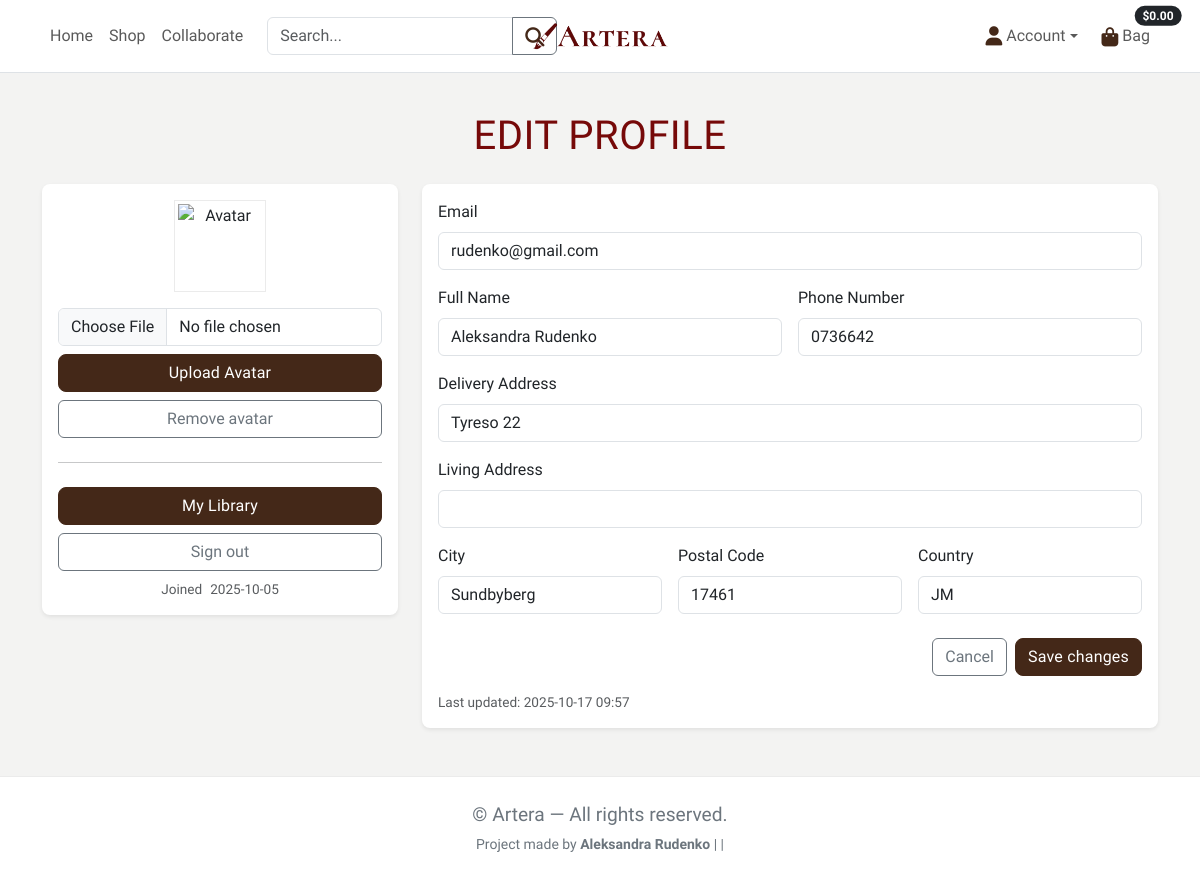
/profiles/ (signed in), run on an earlier commit of the app's database.
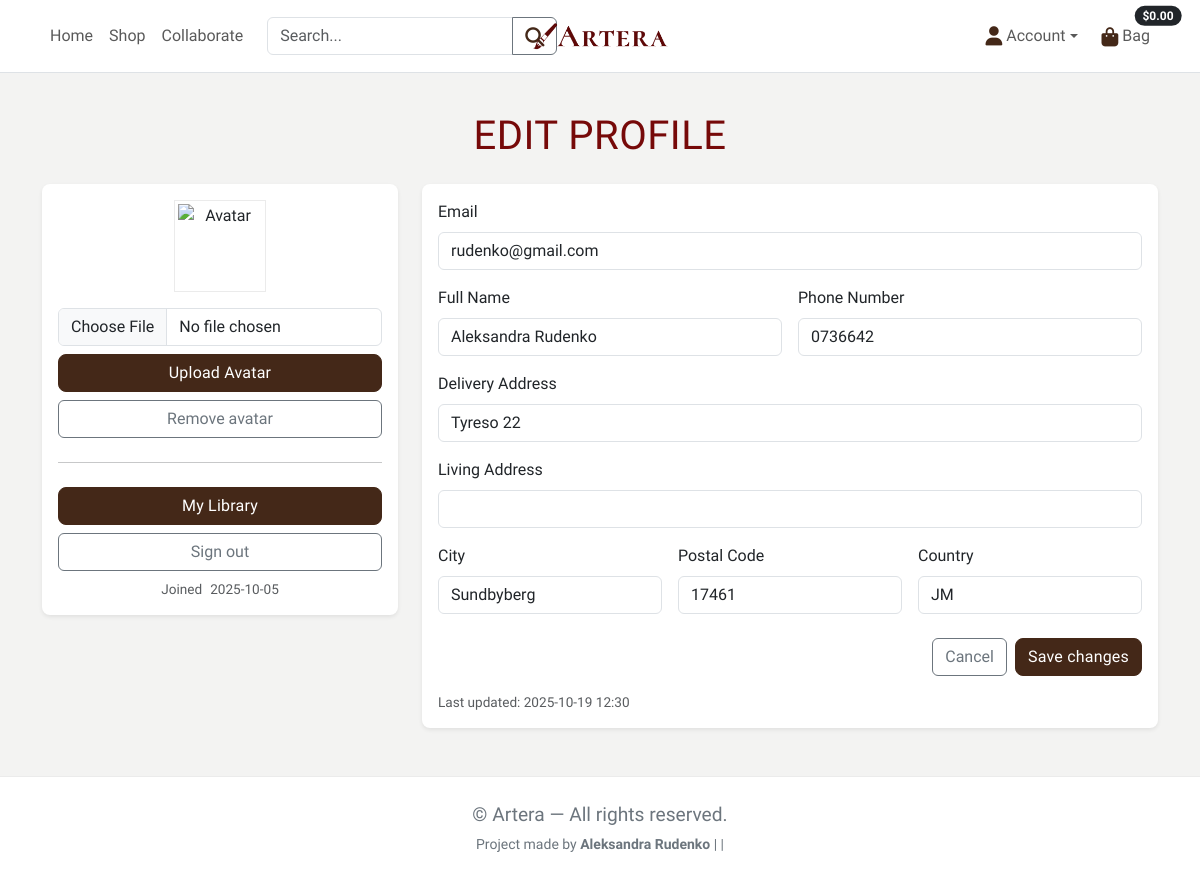
And on a later commit of the database.
### profiles/models.py (models this page shows, shortened)
class Profile(models.Model):
    user = models.OneToOneField(settings.AUTH_USER_MODEL, on_delete=models.CASCADE)
    full_name = models.CharField(max_length=100, blank=True)
    phone_number = models.CharField(max_length=20, blank=True)
    address_line_delivery = models.CharField(max_length=255, blank=True)
    address_line_living = models.CharField(max_length=255, blank=True)
    city = models.CharField(max_length=100, blank=True)
    postal_code = models.CharField(max_length=20, blank=True)
    country = models.CharField(max_length=100, blank=True)
    created_at = models.DateTimeField(auto_now_add=True)
    updated_at = models.DateTimeField(auto_now=True)
    avatar = CloudinaryField('image', blank=True, null=True, folder='avatars')

### profiles/views.py (the view)
# urls.py: path('', views.profile, name='profile'),
@login_required
def profile(request):
    profile, _ = Profile.objects.get_or_create(user=request.user)
    if request.method == 'POST':
        form = ProfileForm(request.POST, instance=profile)
        new_email = (request.POST.get('email') or '').strip()
        if form.is_valid():
            with transaction.atomic():
                form.save()
                if new_email and new_email.lower() != (request.user.email or '').lower():
                    ea = EmailAddress.objects.filter(
                        user=request.user, email__iexact=new_email
                    ).first()
                    if not ea:
                        ea = EmailAddress(user=request.user, email=new_email, primary=False, verified=False)
                        ea.save()
                    ea.send_confirmation(request)
                    messages.info(request, "We sent a verification link to your new email. "
                                            "It will replace your current email after you confirm.")
                else:
                    messages.success(request, "Profile updated.")
            return redirect('profile')
        else:
            messages.error(request, "Please fix the errors below.")
    else:
        form = ProfileForm(instance=profile)
    return render(request, 'profiles/profile.html', {
        'form': form,
        'user_obj': request.user,
    })

### profiles/forms.py
class ProfileForm(forms.ModelForm):
    class Meta:
        model = Profile
        fields = [
            'full_name', 'phone_number', 'address_line_delivery',
            'address_line_living', 'city', 'postal_code', 'country'
        ]
        widgets = {
            'full_name': forms.TextInput(attrs={'class': 'form-control'}),
            'phone_number': forms.TextInput(attrs={'class': 'form-control'}),
            'address_line_delivery': forms.TextInput(attrs={'class': 'form-control'}),
            'address_line_living': forms.TextInput(attrs={'class': 'form-control'}),
            'city': forms.TextInput(attrs={'class': 'form-control'}),
            'postal_code': forms.TextInput(attrs={'class': 'form-control'}),
            'country': forms.TextInput(attrs={'class': 'form-control'}),
        }
        labels = {
            'full_name': 'Full Name',
            'phone_number': 'Phone Number',
            'address_line_delivery': 'Delivery Address',
            'address_line_living': 'Living Address',
            'city': 'City',
            'postal_code': 'Postal Code',
            'country': 'Country',
        }

### bag/contexts.py (called while the page is built, shortened)
def bag_contents(request):
    bag_items = []
    total = 0
    product_count = 0
    bag = request.session.get('bag', {})
    if total < getattr(settings, 'FREE_DELIVERY_THRESHOLD', 0):
        delivery = total * Decimal(getattr(settings, 'STANDARD_DELIVERY_PERCENTAGE', 0) / 100)
        free_delivery_delta = getattr(settings, 'FREE_DELIVERY_THRESHOLD', 0) - total
    else:
        delivery = 0
        free_delivery_delta = 0
    grand_total = delivery + total
    context = {
        'bag_items': bag_items,
        'total': total,
        'product_count': product_count,
        'delivery': delivery,
        'free_delivery_delta': free_delivery_delta,
        'free_delivery_threshold': getattr(settings, 'FREE_DELIVERY_THRESHOLD', 0),
        'grand_total': grand_total,
    }
    return context

### profiles/templates/profiles/profile.html (shortened to what this page needs)
{% extends "base.html" %}
{% load static %}
{% block content %}
<div class="container py-5 profile">
    <h1 class="mb-4 text-center">Edit Profile</h1>
    <div class="row g-4">
        <div class="col-12 col-lg-4">
            <div class="card border-0 shadow-sm rounded-3">
                <div class="card-body text-center">
                    <div class="avatar mb-3 mx-auto">
                        {% if form.instance.avatar %}
                        <img src="{{ form.instance.avatar.url }}" alt="Avatar" class="avatar-image">
                        {% else %}
                        <img src="{% static 'images/default-avatar.png' %}" alt="Default avatar" class="avatar-image">
                        {% endif %}
                    </div>
                    <form method="post" action="{% url 'avatar_upload' %}" enctype="multipart/form-data"
                        class="d-grid gap-2 mb-2">
                        <input type="file" name="avatar" class="form-control" accept="image/*" required>
                        <button class="btn btn-dark" type="submit">Upload Avatar</button>
                    </form>
                    {% if form.instance.avatar %}
                    <form method="post" action="{% url 'avatar_remove' %}" class="d-grid gap-2">
                        <button class="btn btn-outline-secondary" type="submit">Remove avatar</button>
                    </form>
                    {% endif %}
                    <hr class="my-4">
                    <div class="d-grid gap-2">
                        <a href="{% url 'library' %}" class="btn btn-dark">My Library</a>
                        <a href="{% url 'account_logout' %}" class="btn btn-outline-secondary">Sign out</a>
                        <div class="small text-muted">
                            <span class="me-2">Joined</span>{{ user_obj.date_joined|date:"Y-m-d" }}
                        </div>
                    </div>
                </div>
            </div>
        </div>
        <div class="col-12 col-lg-8">
            <div class="card border-0 shadow-sm rounded-3">
                <div class="card-body">
                    <form method="post" novalidate>
                        <div class="mb-3">
                            <label class="form-label">Email</label>
                            <input type="email" name="email" value="{{ user_obj.email }}" class="form-control">
                        </div>
                        <div class="row g-3">
                            <div class="col-md-6">
                                <label class="form-label">{{ form.full_name.label }}</label>
                                {{ form.full_name }}
                            </div>
                            <div class="col-md-6">
                                <label class="form-label">{{ form.phone_number.label }}</label>
                                {{ form.phone_number }}
                            </div>
                            <div class="col-12">
                                <label class="form-label">{{ form.address_line_delivery.label }}</label>
                                {{ form.address_line_delivery }}
                            </div>
                            <div class="col-12">
                                <label class="form-label">{{ form.address_line_living.label }}</label>
                                {{ form.address_line_living }}
                            </div>
                            <div class="col-md-4">
                                <label class="form-label">{{ form.city.label }}</label>
                                {{ form.city }}
                            </div>
                            <div class="col-md-4">
                                <label class="form-label">{{ form.postal_code.label }}</label>
                                {{ form.postal_code }}
                            </div>
                            <div class="col-md-4">
                                <label class="form-label">{{ form.country.label }}</label>
                                {{ form.country }}
                            </div>
                        </div>
                        <div class="d-flex gap-2 justify-content-end mt-4">
                            <a href="{% url 'all_artworks' %}" class="btn btn-outline-secondary">Cancel</a>
                            <button type="submit" class="btn btn-dark">Save changes</button>
                        </div>
                    </form>
                    <div class="small text-muted mt-3">
                        Last updated:
                        {% if form.instance.updated_at %}{{ form.instance.updated_at|date:"Y-m-d H:i" }}{% else %}—{% endif %}
                    </div>
                </div>
            </div>
        </div>
    </div>
</div>
{% endblock %}

### templates/base.html (shortened to what this page needs)
{% load static %}
<!DOCTYPE html>
<html lang="en">
<head>
    {% block links %}
    <link href="https://cdn.jsdelivr.net/npm/bootstrap@5.3.3/dist/css/bootstrap.min.css" rel="stylesheet">
    <link href="https://cdnjs.cloudflare.com/ajax/libs/font-awesome/6.4.0/css/all.min.css" rel="stylesheet">
    <link rel="stylesheet" href="{% static 'css/base.css' %}">
    {% endblock %}
</head>
<body>
    <header class="fixed-top bg-white border-bottom">
        <nav class="navbar navbar-expand-md navbar-light bg-white">
            <div class="container position-relative">
                <a class="navbar-brand position-absolute top-50 start-50 translate-middle" href="{% url 'home' %}">
                    <img src="{% static 'images/logo.png' %}" alt="Artera logo" style="height:34px;">
                </a>
                <div class="collapse navbar-collapse d-none d-md-flex">
                    <ul class="navbar-nav me-auto align-items-center">
                        <li class="nav-item"><a class="nav-link" href="{% url 'home' %}">Home</a></li>
                        <li class="nav-item"><a class="nav-link" href="{% url 'all_artworks' %}">Shop</a></li>
                        <li class="nav-item"><a class="nav-link" href="{% url 'offer' %}">Collaborate</a></li>
                        <li class="nav-item">
                            <form class="d-flex ms-3" method="get" action="{% url 'artwork_search' %}">
                                <div class="input-group">
                                    <input type="text" name="q" value="{{ request.GET.q|default:'' }}"
                                        class="form-control" placeholder="Search...">
                                    <button class="btn btn-outline-secondary" type="submit"></button>
                                </div>
                            </form>
                        </li>
                    </ul>
                    <ul class="navbar-nav ms-auto align-items-center">
                        <li class="nav-item dropdown">
                            <a class="nav-link dropdown-toggle d-flex align-items-center" href="#" id="accountMenu"
                                role="button" data-bs-toggle="dropdown" aria-expanded="false">
                                <i class="fas fa-user me-1"></i> Account
                            </a>
                        </li>
                        <li class="nav-item ms-2">
                            <a class="nav-link position-relative" href="{% url 'view_bag' %}">
                                <i class="fas fa-shopping-bag"></i> Bag
                                <span
                                    class="position-absolute top-0 start-100 translate-middle badge rounded-pill bg-dark">
                                    {% if grand_total %}
                                    ${{ grand_total|floatformat:2 }}
                                    {% else %}
                                    $0.00
                                    {% endif %}
                                </span>
                            </a>
                        </li>
                    </ul>
                </div>
            </div>
        </nav>
    </header>
    <main>
        {% block content %}
        {% endblock %}
    </main>
    <footer class="footer py-4">
        <p class="mb-1">
            © {{ now|date:"Y" }} Artera — All rights reserved.
        </p>
        <p class="small mb-0">
            Project made by <strong>Aleksandra Rudenko</strong> |
            <a href="https://github.com/alexdotrud" target="_blank" rel="noopener noreferrer"></a> |
        </p>
    </footer>
</body>
</html>

### static/css/base.css (style rules this page uses)
:root { --primary-font: "Cardo", serif; --primary-color: #442818; --secondary-color: #760909; --accent-1: #C2D2C2; --accent-1-dark: #2D4739; --bg-color: #F3F3F2; --surface: #FFFFFF; --ink: #1f1f1f; --muted: #6c757d; --border: rgba(0, 0, 0, .08); --shadow-sm: 0 6px 18px rgba(0, 0, 0, .08); --shadow-md: 0 10px 24px rgba(0, 0, 0, .1); --radius: 12px; }
body { font-family: var(--primary-font); background: var(--bg-color); color: var(--ink); display: flex; flex-direction: column; min-height: 100vh; }
main { margin-top: 64px; flex: 1; }
h1, h2 { font-family: var(--primary-font); color: var(--secondary-color); letter-spacing: 0.5px; text-transform: uppercase; }
p { font-size: 1.2rem; }
header { background-color: var(--bg-color); padding: 0.25rem 0.5rem; min-height: 65px; border-bottom: 1px solid #eaeaea; }
header .navbar { min-height: 64px; position: relative; }
header .navbar-brand { position: absolute; top: 50%; left: 50%; transform: translate(-50%, -50%); margin: 0; z-index: 1040; }
.card p, .card .text-muted { font-size: 0.85rem; }
.avatar-image { width: 85px; height: 85px; }
.profile .card { border: 1px solid var(--border); box-shadow: var(--shadow); overflow: hidden; }
.profile .avatar { width: 92px; height: 92px; display: grid; place-items: center; margin-bottom: 0.5rem; border: 1px solid var(--border); }
.footer { background: var(--surface); border-top: 1px solid var(--border); color: var(--surface); text-align: center; padding: 1rem 0; }
.footer p, .footer a { color: var(--muted); }
.btn-dark { background: var(--primary-color); border-color: var(--primary-color); color: #fff; border-radius: 8px; letter-spacing: 0.2px; }
a { color: var(--primary-color); text-decoration: none; }
i { color: var(--primary-color); font-size: 1.2rem; transition: color 0.2s ease, transform 0.2s ease; vertical-align: middle; }

What changed in the data, as far as the page shows it:
changed Profile "Aleksandra Rudenko": instance.updated_at "2025-10-17 09:57" → "2025-10-19 12:30"
